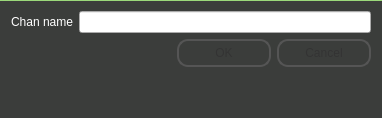
<?xml version="1.0" encoding="UTF-8"?>
<ui version="4.0">
 <class>NewChan</class>
 <widget class="QDialog" name="NewChan">
  <property name="geometry">
   <rect>
    <x>0</x>
    <y>0</y>
    <width>382</width>
    <height>118</height>
   </rect>
  </property>
  <property name="windowTitle">
   <string>New Chan</string>
  </property>
  <property name="styleSheet">
   <string notr="true">QDialog {
	background: qlineargradient(spread:pad, x1:0, y1:0, x2:0, y2:1, stop:0.00934579 rgba(155, 217, 122, 255), stop:0.0116822 rgba(59, 61, 59, 255), stop:0.995455 rgba(59, 61, 59, 255));
}

QDialog QLabel {
	color: #FFFFFF;
}
QDialog QPushButton {
color: #333;
border: 2px solid #555;
border-radius: 11px;
padding: 5px;
background: qradialgradient(cx: 0.3, cy: -0.4,
fx: 0.3, fy: -0.4,
radius: 1.35, stop: 0 #fff, stop: 1 #888);
min-width: 80px;
}
QDialog QPushButton:hover {
background: qradialgradient(cx: 0.3, cy: -0.4,
fx: 0.3, fy: -0.4,
radius: 1.35, stop: 0 #fff, stop: 1 #bbb);
}
QDialog QPushButton:pressed {
background: qradialgradient(cx: 0.4, cy: -0.1,
fx: 0.4, fy: -0.1,
radius: 1.35, stop: 0 #fff, stop: 1 #ddd);
}

</string>
  </property>
  <layout class="QFormLayout" name="formLayout">
   <property name="fieldGrowthPolicy">
    <enum>QFormLayout::AllNonFixedFieldsGrow</enum>
   </property>
   <item row="1" column="0">
    <widget class="QLabel" name="NameLabel">
     <property name="text">
      <string>Chan name</string>
     </property>
    </widget>
   </item>
   <item row="1" column="1">
    <widget class="QLineEdit" name="nameLineEdit"/>
   </item>
   <item row="3" column="1">
    <widget class="QDialogButtonBox" name="buttonBox">
     <property name="orientation">
      <enum>Qt::Horizontal</enum>
     </property>
     <property name="standardButtons">
      <set>QDialogButtonBox::Cancel|QDialogButtonBox::Ok</set>
     </property>
    </widget>
   </item>
  </layout>
 </widget>
 <resources/>
 <connections>
  <connection>
   <sender>buttonBox</sender>
   <signal>accepted()</signal>
   <receiver>NewChan</receiver>
   <slot>accept()</slot>
   <hints>
    <hint type="sourcelabel">
     <x>248</x>
     <y>254</y>
    </hint>
    <hint type="destinationlabel">
     <x>157</x>
     <y>274</y>
    </hint>
   </hints>
  </connection>
  <connection>
   <sender>buttonBox</sender>
   <signal>rejected()</signal>
   <receiver>NewChan</receiver>
   <slot>reject()</slot>
   <hints>
    <hint type="sourcelabel">
     <x>316</x>
     <y>260</y>
    </hint>
    <hint type="destinationlabel">
     <x>286</x>
     <y>274</y>
    </hint>
   </hints>
  </connection>
 </connections>
</ui>
